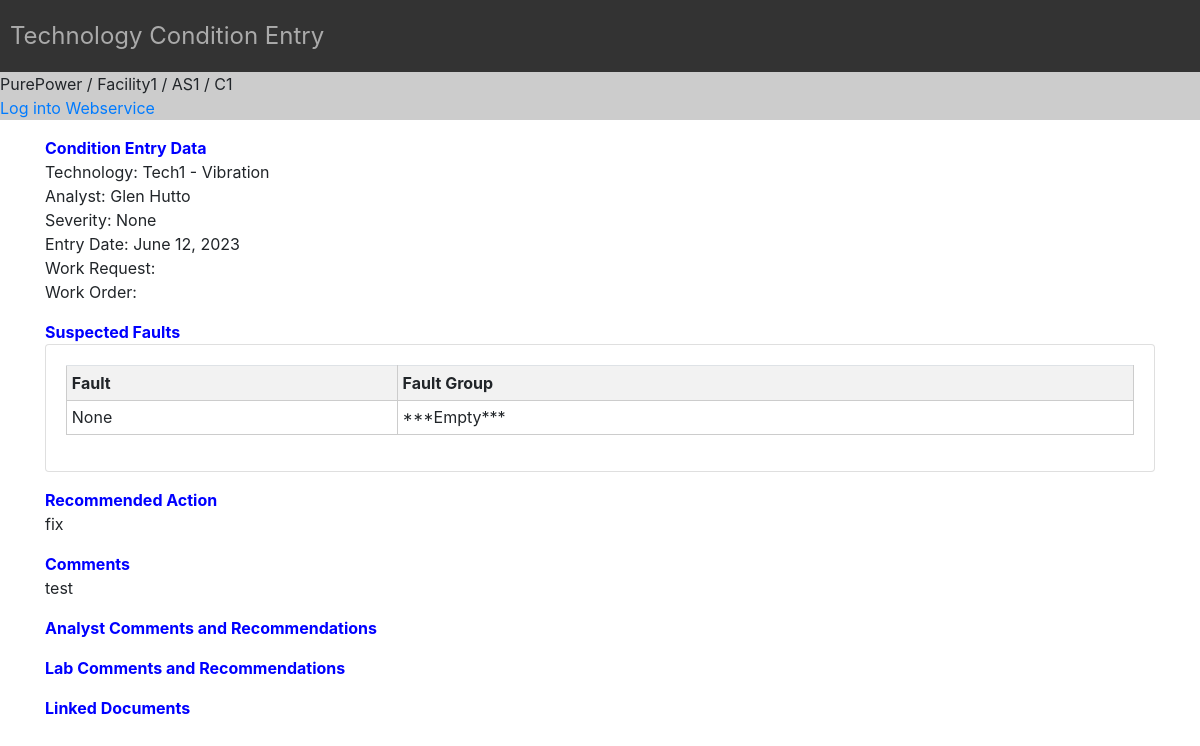
/detailed-condition/1/, run on the app's committed database.
### orgs/models.py (models this page shows, shortened)
class Report(models.Model):
    id = models.AutoField(primary_key=True)
    condition = models.OneToOneField(Condition, null=True, on_delete=models.CASCADE)
    unit = models.ForeignKey(Unit, null=True, on_delete=models.CASCADE)
    fault = models.CharField(max_length=1000, null=True)
    fault_group = models.ManyToManyField(FaultGroup, blank=True)
    comment = models.CharField(max_length=1200, null=True) #can be converted to textField(s)
    recommendation = models.CharField(max_length=1200, null=True)

class Unit(models.Model):
    name = models.ForeignKey(UnitName, null=True, on_delete=models.SET_NULL)
    function = models.ForeignKey(Function, null=True, blank=True, on_delete=models.SET_NULL)
    asset = models.ForeignKey(Asset, null=True, blank=True, on_delete=models.SET_NULL)
    component = models.OneToOneField(Component, null=True, blank=True, on_delete=models.SET_NULL)
    plant_tag = models.ForeignKey(PlantTag, null=True, blank=True, on_delete=models.SET_NULL)

class UnitName(models.Model):
    name = models.CharField(max_length=200, null=True)
    description = models.TextField(null=True, blank=True)

class Function(models.Model):
    name = models.CharField(max_length=200, null=True)
    description = models.TextField(null=True, blank=True)

class Asset(models.Model):
    name = models.CharField(max_length=200, null=True)
    description = models.TextField(null=True, blank=True)

class Component(models.Model):
    name = models.CharField(max_length=200, null=True)
    description = models.TextField(null=True, blank=True)

class Condition(models.Model):
    SEVERITYLEVEL = (
        ('LOW', 'LOW'),
        ('MEDIUM', 'MEDIUM'),
        ('HIGH', 'HIGH'),
        ('MED-HIGH', 'MED-HIGH'),
        ('MISSED', 'MISSED'),
        ('GOOD', 'GOOD'),
    )
    severity = models.ForeignKey(Severity, null=True, on_delete=models.SET_NULL, blank=True)
    severityLevel = models.CharField(max_length=200, null=True, choices=SEVERITYLEVEL)
    technology = models.ForeignKey(Technology, null=True, on_delete=models.SET_NULL)
    analyst = models.ForeignKey(Analyst, null=True, on_delete=models.SET_NULL)
    entry_date = models.DateField(null=True)
    data_collection_date = models.DateField(null=True)
    closed = models.BooleanField(null=True, default=False)
    close_date = models.DateField(null=True, blank=True)
    reason = models.TextField(null=True, blank=True)

class Technology(models.Model):
    name = models.CharField(max_length=200, null=True)
    def __str__(self):
        return self.name

class Analyst(models.Model):
    name = models.CharField(max_length=200, null=True)
    def __str__(self):
        return self.name

### orgs/views.py (the view)
# urls.py: path('detailed-condition/<int:report_id>/', views.detailed_condition, name='detailed_condition'),
def detailed_condition(request, report_id):
    report = Report.objects.get(id=report_id)
    context = {'report': report}
    return render(request, 'orgs/detailed_condition.html', context)

### orgs/templates/orgs/detailed_condition.html (shortened to what this page needs)
<!DOCTYPE html>
<html>
    <head>
        <link rel="stylesheet" href="https://cdn.jsdelivr.net/npm/bootstrap@4.0.0/dist/css/bootstrap.min.css">
    </head>
    <body>
        <div class="top-bar">Technology Condition Entry</div>
        <div class="second-bar">{{report.unit.name.name}} / {{report.unit.function.name}} / {{report.unit.asset.name}} / {{report.unit.component.name}}
            <div><a href="/">Log into Webservice</a></div>
        </div>
        <div class="container mt-3">
            <div class="section-header"><strong>Condition Entry Data</strong></div>
            <div>Technology: {{report.condition.technology}}</div>
            <div>Analyst: {{report.condition.analyst}}</div>
            <div>Severity: {{report.condition.severity}}</div>
            <div>Entry Date: {{report.condition.entry_date}}</div>
            <div>Work Request: </div>
            <div>Work Order: </div>
        </div>
        <div class="container mt-3">
            <div class="section-header"><strong>Suspected Faults</strong></div>
            <div class="card card-body">
                <table class="table table-sm">
                    <tr>
                        <th>Fault</th>
                        <th>Fault Group</th>
                    </tr>
                    <tr>
                        <td>{{report.fault}}</td>
                        <td>***Empty***</td>
                    </tr>
                </table>
            </div>
        </div>
        <div class="container mt-3">
            <div class="section-header"><strong>Recommended Action</strong></div>
            <div>{{report.recommendation}}</div>
        </div>
        <div class="container mt-3">
            <div class="section-header"><strong>Comments</strong></div>
            <div>{{report.comment}}</div>
        </div>
        <div class="container mt-3">
            <div class="section-header"><strong>Analyst Comments and Recommendations</strong></div>
        </div>
        <div class="container mt-3">
            <div class="section-header"><strong>Lab Comments and Recommendations</strong></div>
        </div>
        <div class="container mt-3">
            <div class="section-header"><strong>Linked Documents</strong></div>
        </div>
    </body>
</html>

### orgs/templates/orgs/detailed_condition.html (style rules this page uses)
.top-bar { height: 0.75in; background-color: #333; display: flex; justify-content: flex-start; padding-left: 10px; align-items: center; color: #aaa; font-size: 24px; }
.second-bar { height: 0.5in; background-color: #ccc; }
.section-header { color: blue; }
table { width: 100%; border-collapse: collapse; }
th, td { padding: 5px; text-align: left; vertical-align: top; border: 1px solid #ccc; }
th { background-color: #f2f2f2; }

### data on the page
Report: unit.name.name "PurePower", unit.function.name "Facility1", unit.asset.name "AS1", unit.component.name "C1", condition.technology "Tech1 - Vibration", condition.analyst "Glen Hutto", condition.severity "None", condition.entry_date "June 12, 2023", fault "None", recommendation "fix", comment "test"
